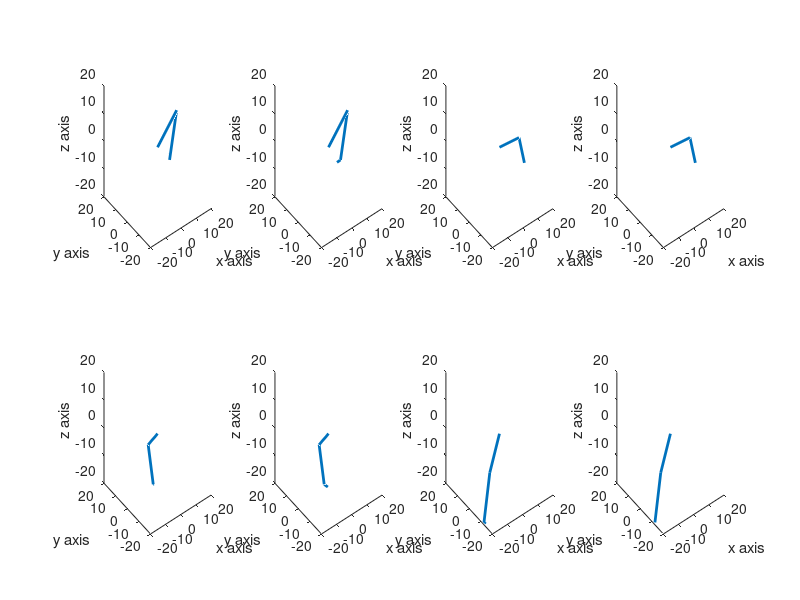

Here is the MATLAB script that generated this plot:
close all; clear all;
q1=60; q2=36; q3=60; x=34.25; y=5.5; z=0;
a2=17; a3=0; d3=5.5; d4=17.05;d2=9.2;L3=17.05;
alp=[0 -90 0 -90 90 -90];
a=[0 0 a2 a3 0 0];
d=[0 0 d3 d4 0 0];
dE=[0;0;2.2];
% d=d2-d3;
d1=0;
Rz=[cosd(q1) -sind(q1) 0;
    sind(q1) cosd(q1) 0;
    0 0 1];
Rx=[1 0 0;
    0 cosd(q2) -sind(q2);
    0 sind(q2) cosd(q2)];
Ry=[cosd(q3) 0 sind(q3);
    0 1 0;
    -sind(q3) 0 cosd(q3)];
  Rzxy= Rz*Rx*Ry;
%  Rzxy=[-0.747244734311603,0.471388602353616,-0.468420849893219;0.645928320684291,0.349506605651408,-0.678691194243746;-0.156211112221740,-0.809714714067328,-0.565650218988123];
 Pe=[x;y;z];
%    Pe=[-1.570692421794338;-7.665940944086812;7.042300342185204];
O6=Pe-Rzxy*dE;
ymin=-20; ymax=20; zmin=-20; zmax=20; xmin=-20; xmax=20;
xc=O6(1);yc=O6(2);zc=O6(3);
% % theta1***************
 the1_L= atan2d(yc,xc)- atan2d(d3,sqrt(xc^2+yc^2-d3^2));
 the1_R=atan2d(yc,xc)+180+ atan2d(d3,sqrt(xc^2+yc^2-d3^2));

 % the1_R=180+the1_L;

s=zc-d1;
u=sqrt(xc^2+yc^2-d3^2);
D=(u^2+s^2-a2^2-d4^2)/(2*a2*d4);

% theta3****************
the3_L=atan2d(sqrt(1-D^2),D);
the3_R=atan2d(-sqrt(1-D^2),D);

% % theta1***************
%  the1_L= atan2d(yc,xc)- atan2d(d3,a2+d4*cosd(the3_L));
%  the1_R=atan2d(yc,xc)+180+ atan2d(d3,a2+d4*cosd(the3_R));


%  the1_R=180+the1_L;
% theta2****************
the2_L= atan2d(s,u)-atan2d(L3*sind(the3_L),a2+L3*cosd(the3_L));
the2_R= atan2d(s,u)-atan2d(L3*sind(the3_R),a2+L3*cosd(the3_R));

DH1=[the1_L the2_L the3_L];
DH2=[the1_L the2_R the3_R];
DH3=[the1_R the2_L the3_L];
DH4=[the1_R the2_R the3_R];
q=[DH1;DH2;DH3;DH4];
for j=1:4
    
    %     Ttemp(:,:,j)=eye(4);
    Ttemp=eye(3);
    for i=1:3
        T=[cosd(q(j,i)) -sind(q(j,i)) 0;
            sind(q(j,i))*cosd(alp(i)) cosd(q(j,i))*cosd(alp(i)) -sind(alp(i));
            sind(q(j,i))*sind(alp(i)) cosd(q(j,i))*sind(alp(i)) cosd(alp(i))];
        %          T=[cosd(q(j,i)) -sind(q(j,i)) 0 a(i);
        %             sind(q(j,i))*cosd(alp(i)) cosd(q(j,i))*cosd(alp(i)) -sind(alp(i)) -d(i)*sind(alp(i));
        %             sind(q(j,i))*sind(alp(i)) cosd(q(j,i))*sind(alp(i)) cosd(alp(i)) d(i)*cosd(alp(i));
        %             0 0 0 1];
        %         To(:,:,i)=Ttemp(:,:,j)*T;
        To(:,:,i)=Ttemp*T;
        %         Ttemp(:,:,j)=To(:,:,i);
        Ttemp=To(:,:,i);
        %      Qo(1:3,i)=To(1:3,4,i);
    end
    %     R3(:,:,j)= Ttemp(1:3,1:3,j);
    R3(:,:,j)= Ttemp;
    R36(:,:,j)=R3(:,:,j)'*Rzxy;
    
    if R36(1,3,j)==0&&R36(3,3,j)==0
        the5_L(j)=0;
        the5_R(j)=0;
        disp('WE CAN NOT SOLVE THETA4 and THETA6 INDIVIDUALLY' )
        disp('THERE ARE INFINITE POSSIBLE SOLUTIONS')
        %         the7(j)=atan2d(-R36(3,1),R36(1,1));
    else
        %         for i=1:2
        %             if i==1
        the5_L(j)=atan2d(sqrt(1-R36(2,3)^2),R36(2,3));
        the4_L(j)=atan2d(R36(3,3),-R36(1,3));
        the6_L(j)=atan2d(-R36(2,2),R36(2,1));
        %             else
        the5_R(j)=atan2d(-sqrt(1-R36(2,3)^2),R36(2,3));
        the4_R(j)=atan2d(-R36(3,3),R36(1,3));
        the6_R(j)=atan2d(R36(2,2),-R36(2,1));
        %             end
        %         end
    end
end
Sol1=[DH1  the5_L(1) the4_L(1) the6_L(1)]
Sol2=[DH1  the5_R(1) the4_R(1) the6_R(1)]
Sol3=[DH2  the5_L(2) the4_L(2) the6_L(2)]
Sol4=[DH2  the5_R(2) the4_R(2) the6_R(2)]
Sol5=[DH3  the5_L(3) the4_L(3) the6_L(3)]
Sol6=[DH3  the5_R(3) the4_R(3) the6_R(3)]
Sol7=[DH4  the5_L(4) the4_L(4) the6_L(4)]
Sol8=[DH4  the5_R(4) the4_R(4) the6_R(4)]
S=[Sol1;Sol2;Sol3;Sol4;Sol5;Sol6;Sol7;Sol8];
% #########################################################
for k=1:8
    Ttem=eye(4);
    %     Ttem(:,:,j)=eye(4);
    for i=1:6
        T=[cosd(S(k,i)) -sind(S(k,i)) 0 a(i);
            sind(S(k,i))*cosd(alp(i)) cosd(S(k,i))*cosd(alp(i)) -sind(alp(i)) -d(i)*sind(alp(i));
            sind(S(k,i))*sind(alp(i)) cosd(S(k,i))*sind(alp(i)) cosd(alp(i)) d(i)*cosd(alp(i));
            0 0 0 1];
        %         Ti(:,:,i)=Ttem(:,:,k)*T;
        %         Ttem(:,:,k)=Ti(:,:,i);
        Ti(:,:,i)=Ttem*T;
        Ttem=Ti(:,:,i);
        Qo(1:3,i,k)=Ti(1:3,4,i);
    end
    pe(:,k)=Qo(:,6,k)+Ti(1:3,1:3,6)*dE;
    x(k,1:7)=[Qo(1,:,k) pe(1,k)];
    y(k,1:7)=[Qo(2,:,k) pe(2,k)];
    z(k,1:7)=[Qo(3,:,k) pe(3,k)];
    %     figure
    subplot(2,4,k)
    plot3(x(k,:),y(k,:),z(k,:),'linewidth',2)
    xlabel('x axis')
    ylabel('y axis')
    zlabel('z axis')
    axis([xmin xmax ymin ymax zmin zmax]);
    
end

